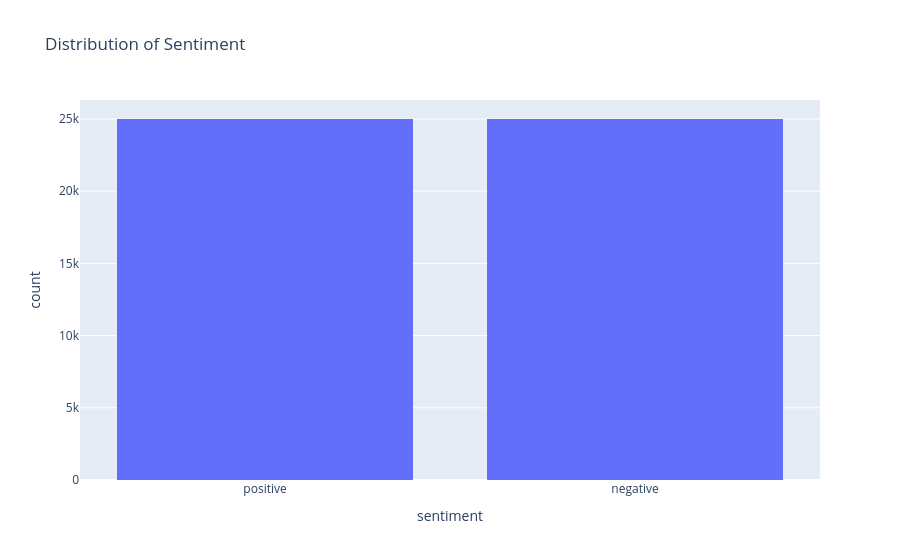

The cell this chart's notebook holds for it:
### Code cell
from plotly import express as px
px.histogram(df, x='sentiment', title='Distribution of Sentiment')

### Figure 1 — Plotly figure (JSON) as saved in the notebook; plotly's stock layout.template omitted (floating-point values rounded to 4 significant figures; data arrays with more than 128 entries replaced by an {"elided": "..."} marker saying what was removed)
{"data": [{"alignmentgroup": "True", "bingroup": "x", "hovertemplate": "sentiment=%{x}<br>count=%{y}<extra></extra>", "legendgroup": "", "marker": {"color": "#636efa", "pattern": {"shape": ""}}, "name": "", "offsetgroup": "", "orientation": "v", "showlegend": false, "type": "histogram", "x": {"elided": "50000 str values"}, "xaxis": "x", "yaxis": "y"}], "layout": {"barmode": "relative", "legend": {"tracegroupgap": 0}, "title": {"text": "Distribution of Sentiment"}, "xaxis": {"anchor": "y", "domain": [0, 1], "title": {"text": "sentiment"}}, "yaxis": {"anchor": "x", "domain": [0, 1], "title": {"text": "count"}}}}
